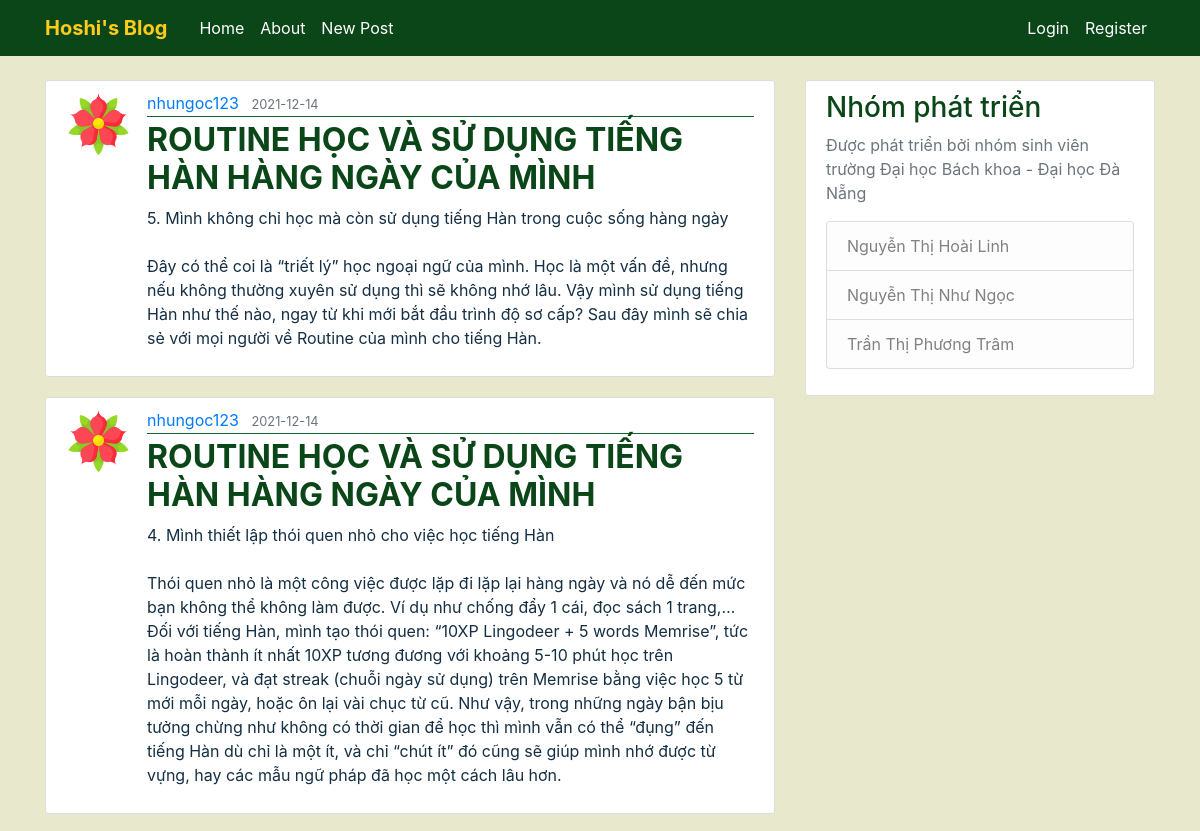
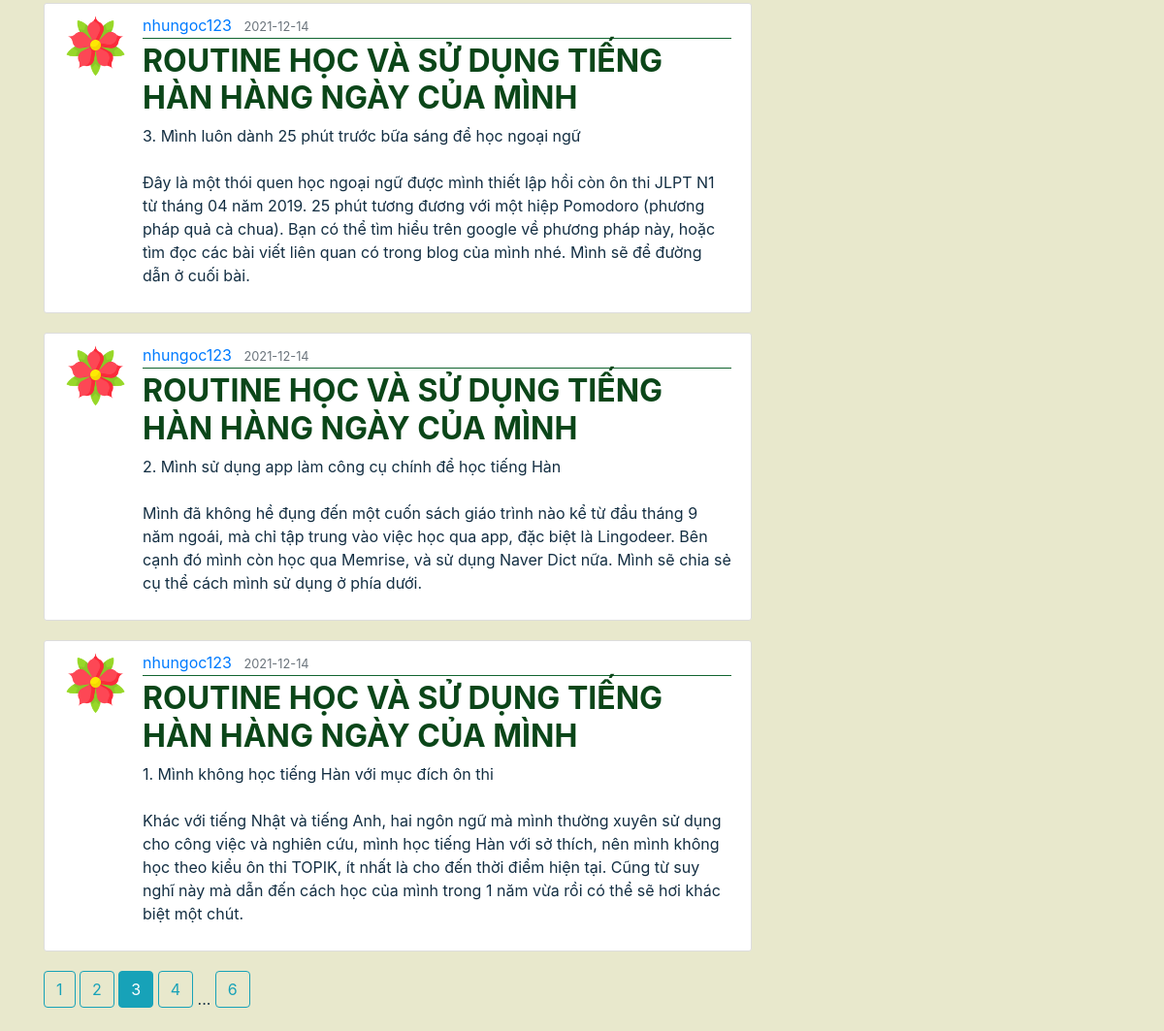
Screenshot of /home?page=3 with the database file from the repository (2 pictures, top to bottom).
### FlaskBlog/models.py (models this page shows, shortened)
class Post(db.Model):
    id = db.Column(db.Integer, primary_key=True)
    title = db.Column(db.String(100), nullable=False)
    date_posted = db.Column(db.DateTime, nullable=False, default=datetime.utcnow)
    content = db.Column(db.Text, nullable=False)
    user_id = db.Column(db.Integer, db.ForeignKey('user.id'), nullable=False)

class User(db.Model, UserMixin):
    id = db.Column(db.Integer, primary_key=True)
    username = db.Column(db.String(20), unique=True, nullable=False)
    email = db.Column(db.String(120), unique=True, nullable=False)
    image_file = db.Column(db.String(20), nullable=False, default='default.png')
    password = db.Column(db.String(60), nullable=False)
    posts = db.relationship('Post', backref='author', lazy=True)

### FlaskBlog/routes.py (the view)
@app.route("/")
@app.route("/home")
def home():
    page = request.args.get('page', 1, type=int)
    posts = Post.query.order_by(Post.date_posted.desc()).paginate(page=page, per_page=5)
    return render_template('home.html', posts=posts)

### FlaskBlog/templates/home.html
{% extends "layout.html" %}
{% block content %}
    {% for post in posts.items %}
        <article class="media content-section">
          <img class="rounded-circle article-img" src="{{ url_for('static', filename='avatar/' + post.author.image_file) }}">
          <div class="media-body">
            <div class="article-metadata">
              <a class="mr-2" href="{{ url_for('user_posts', username=post.author.username) }}">{{ post.author.username }}</a>
              <small class="text-muted">{{ post.date_posted.strftime('%Y-%m-%d') }}</small>
            </div>
            <h2><a class="article-title" href="{{ url_for('post', post_id=post.id) }}">{{ post.title }}</a></h2>
            <p class="article-content">{{ post.content }}</p>
          </div>
        </article>
    {% endfor %}
    {% for page_num in posts.iter_pages(left_edge=1, right_edge=1, left_current=1, right_current=2) %}
      {% if page_num %}
        {% if posts.page == page_num %}
          <a class="btn btn-info mb-4" href="{{ url_for('home', page=page_num) }}">{{ page_num }}</a>
        {% else %}
          <a class="btn btn-outline-info mb-4" href="{{ url_for('home', page=page_num) }}">{{ page_num }}</a>
        {% endif %}
      {% else %}
        ...
      {% endif %}
    {% endfor %}
{% endblock content %}

### FlaskBlog/static/main.css (style rules this page uses)
body { background: #E8E8CC; color: #142F43; margin-top: 5rem; }
h1, h2, h3, h4, h5, h6 { color: #0B4619; }
.content-section { background: #ffffff; padding: 10px 20px; border: 1px solid #dddddd; border-radius: 3px; margin-bottom: 20px; }
.article-title { color: #0B4619; font-weight: bold; }
.article-content { white-space: pre-line; }
.article-img { height: 65px; width: 65px; margin-right: 16px; }
.article-metadata { padding-bottom: 1px; margin-bottom: 4px; border-bottom: 1px solid #116530 }

### rows the page displays
Post: image_file (picture), author.username "nhungoc123", date_posted "2021-12-14", title "ROUTINE HỌC VÀ SỬ DỤNG TIẾNG HÀN HÀNG NGÀY CỦA MÌNH", content "5. Mình không chỉ học mà còn sử dụng tiếng Hàn trong cuộc sống hàng ngày Đây có thể coi là “triết lý” học ngoại ngữ của mình. Học là một vấn đề, nhưng nếu không thường xuyên sử dụng thì sẽ không nhớ lâu. Vậy mình sử dụng tiếng Hàn như thế nào, ngay từ khi mới bắt đầu trình độ sơ cấp? Sau đây mình sẽ chia sẻ với mọi người về Routine của mình cho tiếng Hàn."
Post: image_file (picture), author.username "nhungoc123", date_posted "2021-12-14", title "ROUTINE HỌC VÀ SỬ DỤNG TIẾNG HÀN HÀNG NGÀY CỦA MÌNH", content "4. Mình thiết lập thói quen nhỏ cho việc học tiếng Hàn Thói quen nhỏ là một công việc được lặp đi lặp lại hàng ngày và nó dễ đến mức bạn không thể không làm được. Ví dụ như chống đẩy 1 cái, đọc sách 1 trang,… Đối với tiếng Hàn, mình tạo thói quen: “10XP Lingodeer + 5 words Memrise”, tức là hoàn thành ít nhất 10XP tương đương với khoảng 5-10 phút học trên Lingodeer, và đạt streak (chuỗi ngày sử dụng) trên Memrise bằng việc học 5 từ mới mỗi ngày, hoặc ôn lại vài chục từ cũ. Như vậy, trong những ngày bận bịu tưởng chừng như không có thời gian để học thì mình vẫn có thể “đụng” đến tiếng Hàn dù chỉ là một ít, và chỉ “chút ít” đó cũng sẽ giúp mình nhớ được từ vựng, hay các mẫu ngữ pháp đã học một…"
Post: image_file (picture), author.username "nhungoc123", date_posted "2021-12-14", title "ROUTINE HỌC VÀ SỬ DỤNG TIẾNG HÀN HÀNG NGÀY CỦA MÌNH", content "3. Mình luôn dành 25 phút trước bữa sáng để học ngoại ngữ Đây là một thói quen học ngoại ngữ được mình thiết lập hồi còn ôn thi JLPT N1 từ tháng 04 năm 2019. 25 phút tương đương với một hiệp Pomodoro (phương pháp quả cà chua). Bạn có thể tìm hiểu trên google về phương pháp này, hoặc tìm đọc các bài viết liên quan có trong blog của mình nhé. Mình sẽ để đường dẫn ở cuối bài."
Post: image_file (picture), author.username "nhungoc123", date_posted "2021-12-14", title "ROUTINE HỌC VÀ SỬ DỤNG TIẾNG HÀN HÀNG NGÀY CỦA MÌNH", content "2. Mình sử dụng app làm công cụ chính để học tiếng Hàn Mình đã không hề đụng đến một cuốn sách giáo trình nào kể từ đầu tháng 9 năm ngoái, mà chỉ tập trung vào việc học qua app, đặc biệt là Lingodeer. Bên cạnh đó mình còn học qua Memrise, và sử dụng Naver Dict nữa. Mình sẽ chia sẻ cụ thể cách mình sử dụng ở phía dưới."
Post: image_file (picture), author.username "nhungoc123", date_posted "2021-12-14", title "ROUTINE HỌC VÀ SỬ DỤNG TIẾNG HÀN HÀNG NGÀY CỦA MÌNH", content "1. Mình không học tiếng Hàn với mục đích ôn thi Khác với tiếng Nhật và tiếng Anh, hai ngôn ngữ mà mình thường xuyên sử dụng cho công việc và nghiên cứu, mình học tiếng Hàn với sở thích, nên mình không học theo kiểu ôn thi TOPIK, ít nhất là cho đến thời điểm hiện tại. Cũng từ suy nghĩ này mà dẫn đến cách học của mình trong 1 năm vừa rồi có thể sẽ hơi khác biệt một chút."

### other values shown
{{ page_num }} "1" "2" "4" "6"
{{ page_num }} "3"
